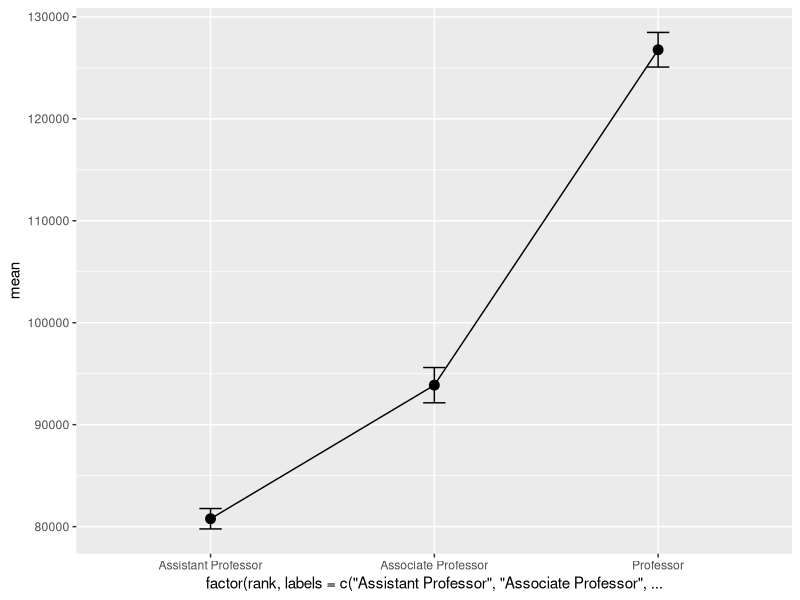
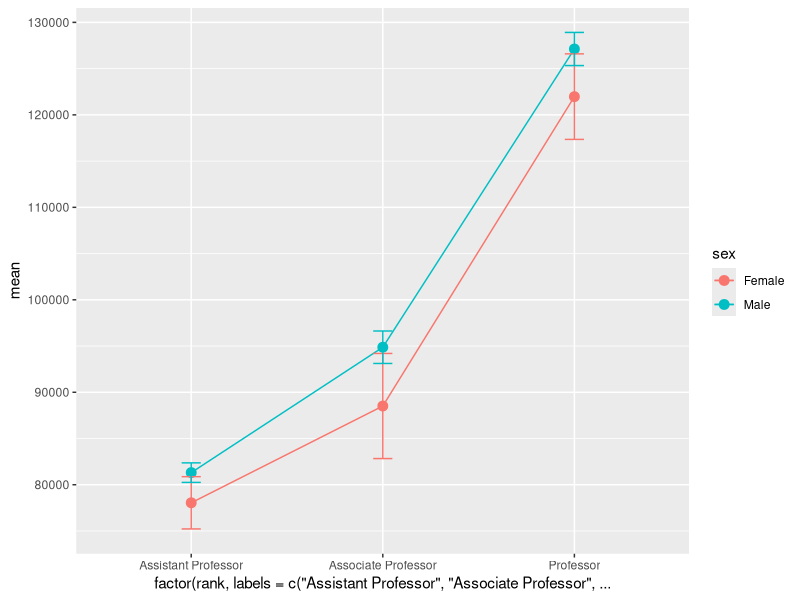

Write the R code that produced these figures, in order.
library(ggplot2)
library(dplyr)
data(Salaries, package = "carData")
plot_data <- group_by(Salaries,rank)%>%
  summarize(
    n=n(),
    mean=mean(salary),
    sd=sd(salary),
    se=sd/sqrt(n),
    ci=qt(0.975, df=n-1) * sd/sqrt(n)
  )
# View(plot_data)
# summary(Salaries)

ggplot(
  data = plot_data,
  mapping = aes(
    x=factor(
      rank,
      labels = c(
        "Assistant Professor",
        "Associate Professor",
        "Professor"
        
      )
    ),
    y= mean,
    group=1
  )
  
)+
  geom_point(size=3)+
  geom_line()+
  geom_errorbar(
    aes(
      ymin = mean-se,
      ymax = mean+ se
    ), 
    width=.1
  )
#to have a SD or CI instead of SEM just replace
#the aes in the errorbar with the relevant value already calculated





#We could also view the information by gender
data(Salaries, package = "carData")
plot_data <- group_by(Salaries,rank, sex)%>%
  summarize(
    n=n(),
    mean=mean(salary),
    sd=sd(salary),
    se=sd/sqrt(n),
    ci=qt(0.975, df=n-1) * sd/sqrt(n)
  )
# View(plot_data)
# summary(Salaries)

ggplot(
  data = plot_data,
  mapping = aes(
    x=factor(
      rank,
      labels = c(
        "Assistant Professor",
        "Associate Professor",
        "Professor"
        
      )
    ),
    y= mean,
    color= sex,
    group=sex
  )
  
)+
  geom_point(size=3)+
  geom_line()+
  geom_errorbar(
    aes(
      ymin = mean-se,
      ymax = mean+ se
    ), 
    width=.1
  )